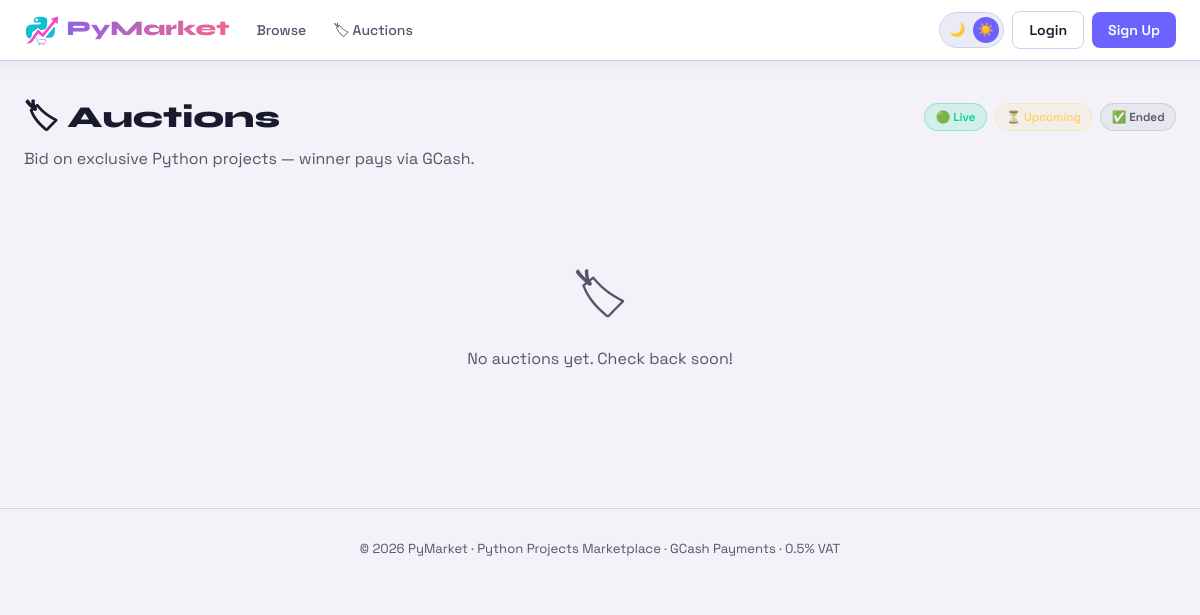
Page /auctions on the earlier database version.
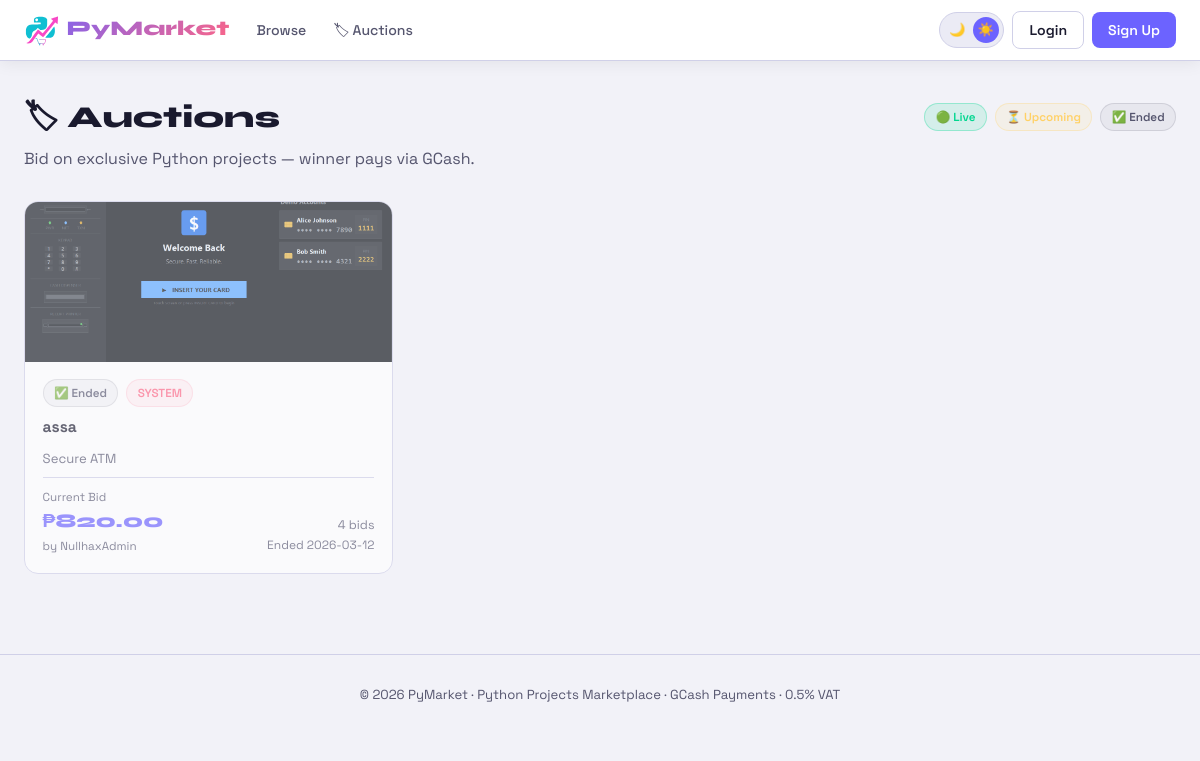
Same page on the later database version.
### tables this page shows
CREATE TABLE auctions (
            id INTEGER PRIMARY KEY AUTOINCREMENT,
                    project_id INTEGER NOT NULL,
                            title TEXT NOT NULL,
                                    description TEXT NOT NULL,
                                            start_price REAL NOT NULL DEFAULT 0,
                                                    min_increment REAL NOT NULL DEFAULT 10,
                                                            starts_at TEXT NOT NULL,
                                                                    ends_at TEXT NOT NULL,
                                                                            status TEXT DEFAULT 'upcoming',
                                                                                    winner_id INTEGER,
                                                                                            winning_bid REAL,
                                                                                                    created_at TEXT DEFAULT CURRENT_TIMESTAMP
                                                                                                        );

CREATE TABLE projects (
                id INTEGER PRIMARY KEY AUTOINCREMENT,
                title TEXT NOT NULL,
                description TEXT NOT NULL,
                price REAL NOT NULL,
                tech_stack TEXT,
                category TEXT,
                file_path TEXT,
                is_active INTEGER DEFAULT 1,
                created_at TEXT DEFAULT CURRENT_TIMESTAMP
            );

### app.py (the view)
@app.route('/auctions')
def auctions():
    db = get_db()
    rows = db.execute("""
        SELECT a.*, p.title as project_title, p.category, p.description as project_desc,
            (SELECT filename FROM screenshots WHERE project_id=p.id LIMIT 1) as thumb,
            (SELECT COUNT(*) FROM auction_bids WHERE auction_id=a.id) as bid_count,
            (SELECT MAX(amount) FROM auction_bids WHERE auction_id=a.id) as current_bid,
            (SELECT u.username FROM auction_bids b JOIN users u ON b.user_id=u.id
             WHERE b.auction_id=a.id ORDER BY b.amount DESC LIMIT 1) as top_bidder
        FROM auctions a JOIN projects p ON a.project_id=p.id
        ORDER BY a.starts_at ASC
    """).fetchall()
    auctions_list = []
    for a in rows:
        d = dict(a)
        d['live_status'] = auction_status(a)
        auctions_list.append(d)
    return render_template('auctions.html', auctions=auctions_list)

### app.py (called while the page is built)
def get_db():
    conn = sqlite3.connect(DB_PATH)
    conn.row_factory = sqlite3.Row
    return conn

def auction_status(a):
    now = datetime.now().isoformat()
    starts = a['starts_at'] or ''
    ends   = a['ends_at'] or ''
    if not starts or now < starts:
        return 'upcoming'
    if ends and now > ends:
        return 'ended'
    return 'live'

### templates/auctions.html (shortened to what this page needs)
{% extends 'base.html' %}
{% block content %}
<div class="container">
  <div style="display:flex;align-items:center;justify-content:space-between;flex-wrap:wrap;gap:.8rem;margin-bottom:.3rem">
    <h1 class="page-title" style="margin:0">🏷 Auctions</h1>
    <div style="display:flex;gap:.5rem;flex-wrap:wrap">
      <span class="badge status-live">🟢 Live</span>
      <span class="badge status-upcoming">⏳ Upcoming</span>
      <span class="badge status-ended">✅ Ended</span>
    </div>
  </div>
  <p class="page-sub">Bid on exclusive Python projects — winner pays via GCash.</p>
  {% if auctions %}
  <div class="grid">
    {% for a in auctions %}
    <a href="{{ url_for('auction_detail', aid=a['id']) }}" class="auction-card {{ a['live_status'] }}" style="text-decoration:none;color:inherit">
      {% if a['thumb'] %}
        <img class="thumb" src="{{ url_for('static',filename='uploads/screenshots/'+a['thumb']) }}" alt="{{ a['project_title'] }}">
      {% else %}
        <div class="thumb-placeholder">🏷</div>
      {% endif %}
      <div style="padding:1.1rem;flex:1;display:flex;flex-direction:column;gap:.5rem">
        <div style="display:flex;align-items:center;gap:.5rem;flex-wrap:wrap">
          {% if a['live_status']=='live' %}
            <span class="badge status-live"><span class="live-dot"></span> LIVE</span>
          {% elif a['live_status']=='upcoming' %}
            <span class="badge status-upcoming">⏳ Upcoming</span>
          {% else %}
            <span class="badge status-ended">✅ Ended</span>
          {% endif %}
          {% if a['category'] %}<span class="badge badge-cat">{{ a['category'] }}</span>{% endif %}
        </div>
        <div style="font-weight:700;font-size:.97rem">{{ a['title'] }}</div>
        <div style="color:var(--muted);font-size:.82rem">{{ a['project_title'] }}</div>
        <div style="display:flex;justify-content:space-between;align-items:flex-end;margin-top:auto;padding-top:.6rem;border-top:1px solid var(--border);flex-wrap:wrap;gap:.4rem">
          <div>
            <div style="font-size:.73rem;color:var(--muted)">{% if a['current_bid'] %}Current Bid{% else %}Starting{% endif %}</div>
            <div style="font-family:var(--display);font-size:1.2rem;font-weight:800;color:{% if a['live_status']=='live' %}var(--green){% else %}var(--accent){% endif %}">
              ₱{{ "%.2f"|format(a['current_bid'] or a['start_price']) }}
            </div>
            {% if a['top_bidder'] %}<div style="font-size:.73rem;color:var(--muted)">by {{ a['top_bidder'] }}</div>{% endif %}
          </div>
          <div style="text-align:right">
            <div class="bid-count">{{ a['bid_count'] }} bid{% if a['bid_count']!=1 %}s{% endif %}</div>
            {% if a['live_status']=='upcoming' %}
              <div style="font-size:.75rem;color:var(--muted)">Starts {{ a['starts_at'][:16].replace('T',' ') }}</div>
            {% elif a['live_status']=='live' %}
              <div style="font-size:.75rem;color:var(--green)" id="cd-{{ a['id'] }}">Ends {{ a['ends_at'][:16].replace('T',' ') }}</div>
            {% else %}
              <div style="font-size:.75rem;color:var(--muted)">Ended {{ a['ends_at'][:10] }}</div>
            {% endif %}
          </div>
        </div>
      </div>
    </a>
    {% endfor %}
  </div>
  {% else %}
  <div class="empty"><div class="empty-icon">🏷</div><div>No auctions yet. Check back soon!</div></div>
  {% endif %}
</div>
{% endblock %}

Differences in the rows shown:
added auctions: category "SYSTEM", title "assa", project_title "Secure ATM", a "820.00", top_bidder "NullhaxAdmin", bid_count "4", ends_at "2026-03-12"
Other differences:
text no longer shown: "🏷 No auctions yet. Check back soon!"
